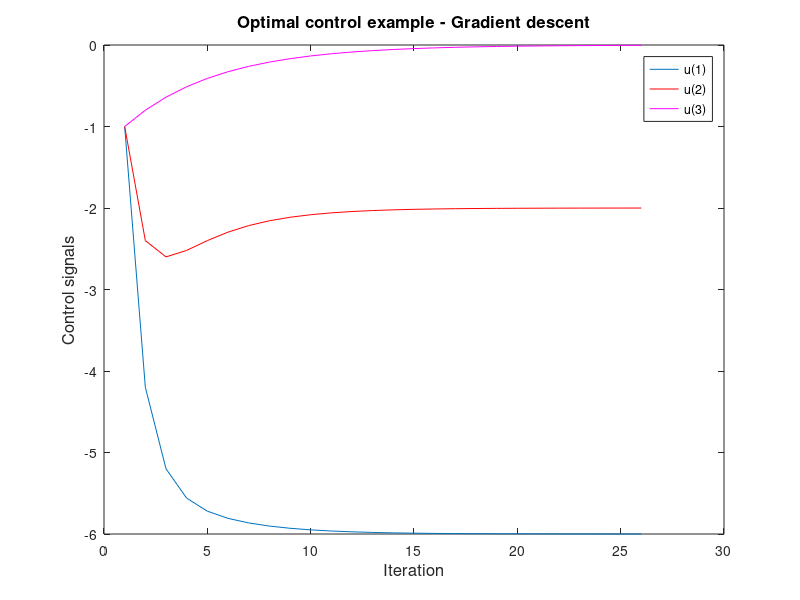
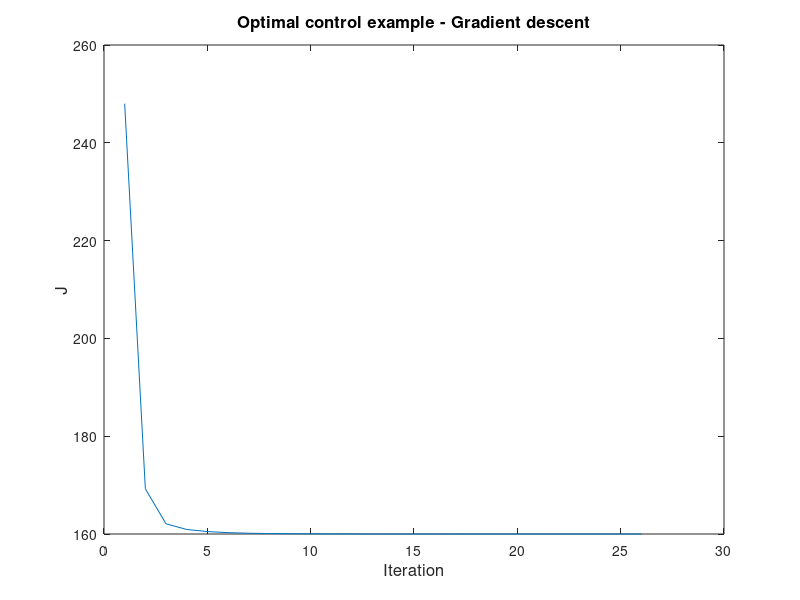
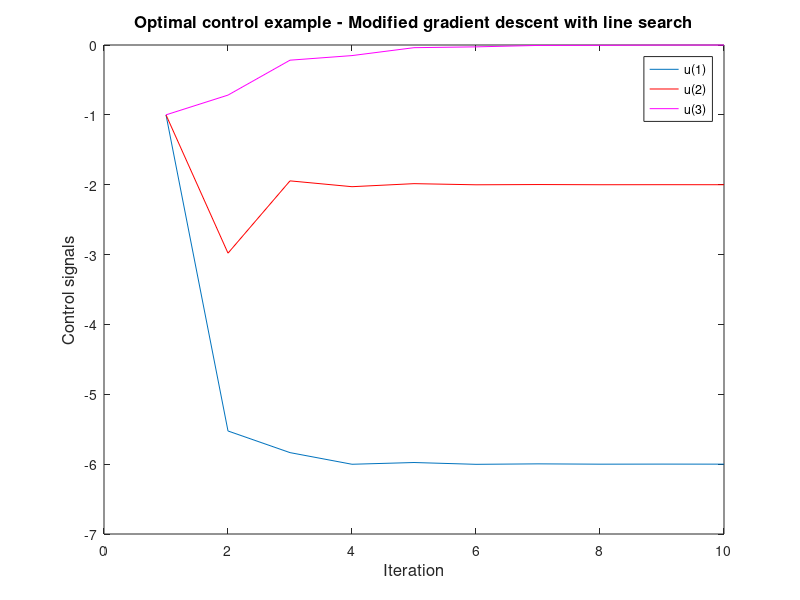
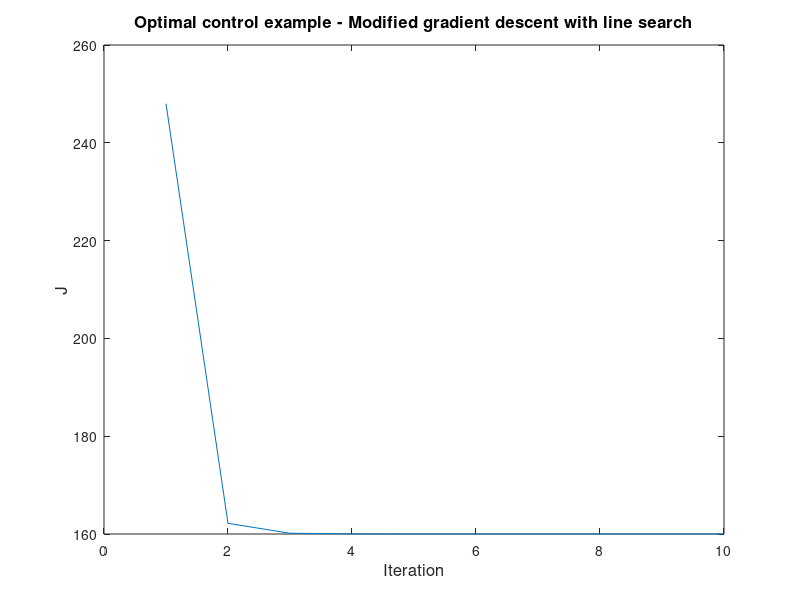

Reproduce these figures in MATLAB, in order.
%   Example problems for lecture 7

clear

%   Example 1
clear J
clear J_iter
clear u

%   Set up a non-adaptive gradient descent optimization
u(:,1) = [-1 -1 -1]';
J_iter(1) = 100 + u(1,1)^2 + (10+u(1,1))^2 + u(2,1)^2 + (10+u(1,1)+u(2,1))^2 + u(3,1)^2;
delta_u_convergence = .001;
delta_u = 1;
alpha = .1;
k = 1;
counter = 0;

%   Perform the gradient descent iterations
while delta_u >= delta_u_convergence && counter <= 100
    gradient(1) = 2*u(1,k) + 2*(10+u(1,k)) + 2*(10+u(1,k)+u(2,k));
    gradient(2) = 2*u(2,k) + 2*(10+u(1,k)+u(2,k));
    gradient(3) = 2*u(3,k);
    u(:,k+1) = u(:,k) - alpha*gradient';
    J_iter(k+1) = 100 + u(1,k+1)^2 + (10+u(1,k+1))^2 + u(2,k+1)^2 + (10+u(1,k+1)+u(2,k+1))^2 + u(3,k+1)^2;
    delta_u = norm(u(:,k+1)-u(:,k));
    counter = counter + 1;
    k = k + 1;
end

%   Plot the convergence of the elements of the control signal
figure(1)
plot(u(1,:));
hold on
plot(u(2,:),'r');
hold on
plot(u(3,:),'m');
xlabel('Iteration','fontsize',12);
ylabel('Control signals','fontsize',12);
legend('u(1)','u(2)','u(3)');
title('Optimal control example - Gradient descent','fontsize',12);

%   Plot the evolution of the cost function
figure(2)
plot(J_iter);
xlabel('Iteration','fontsize',12);
ylabel('J','fontsize',12);
title('Optimal control example - Gradient descent','fontsize',12);

%   Set up an adaptive gradient descent optimization, using a line search, for the same problem
clear J
clear J_iter
clear u
u(:,1) = [-1 -1 -1]';
J_iter(1) = 100 + u(1,1)^2 + (10+u(1,1))^2 + u(2,1)^2 + (10+u(1,1)+u(2,1))^2 + u(3,1)^2;
delta_u_convergence = .001;
delta_u = 1;
alpha_min = 0;
alpha_max = .5;
alpha_vec = linspace(alpha_min,alpha_max,100);
k = 1;
counter = 0;

%   Perform the gradient descent iterations
while delta_u >= delta_u_convergence && counter <= 100
    gradient(1) = 2*u(1,k) + 2*(10+u(1,k)) + 2*(10+u(1,k)+u(2,k));
    gradient(2) = 2*u(2,k) + 2*(10+u(1,k)+u(2,k));
    gradient(3) = 2*u(3,k);
    J_best = J_iter(k);
    u_best = u(:,k);
    for i=1:length(alpha_vec)
        u_prelim = u(:,k) - alpha_vec(i)*gradient';
        J_prelim = 100 + u_prelim(1)^2 + (10+u_prelim(1))^2 + u_prelim(2)^2 + (10+u_prelim(1)+u_prelim(2))^2 + u_prelim(3)^2;
        if J_prelim < J_best
            u_best = u_prelim;
            J_best = J_prelim;
        end
    end
    u(:,k+1) = u_best;
    J_iter(k+1) = 100 + u(1,k+1)^2 + (10+u(1,k+1))^2 + u(2,k+1)^2 + (10+u(1,k+1)+u(2,k+1))^2 + u(3,k+1)^2;
    delta_u = norm(u(:,k+1)-u(:,k));
    counter = counter + 1;
    k = k + 1;
end

%   Plot the convergence of the elements of the control signal
figure(3)
plot(u(1,:));
hold on
plot(u(2,:),'r');
hold on
plot(u(3,:),'m');
xlabel('Iteration','fontsize',12);
ylabel('Control signals','fontsize',12);
legend('u(1)','u(2)','u(3)');
title('Optimal control example - Modified gradient descent with line search','fontsize',12);

%   Plot the evolution of the cost function
figure(4)
plot(J_iter);
xlabel('Iteration','fontsize',12);
ylabel('J','fontsize',12);
title('Optimal control example - Modified gradient descent with line search','fontsize',12);

%   Example 2
clear J
clear J_iter
clear u

u1 = linspace(-3,3,40);
u2 = linspace(-3,3,40);

for i=1:length(u1)
    for j=1:length(u2)
        J(i,j) = u1(i) + u2(j) + u1(i)*exp(-u2(j)) + u2(j)^2*exp(-u1(i));
    end
end

figure(5)
mesh(u1,u2,J)
xlabel('u1','fontsize',12);
ylabel('u2','fontsize',12);
zlabel('J','fontsize',12);
title('Actual objective function vs. design variables','fontsize',12);

%   Set up a (pure) Netwon's method optimization
clear J
clear J_iter
clear u
u(:,1) = [2 -2]';
J_iter(1) = u(1,1) + u(2,1) + u(1,1)*exp(-u(2,1)) + u(2,1)^2*exp(-u(1,1));
delta_u_convergence = .001;
delta_u = 1;
k = 1;
counter = 0;

%   Perform the Newton iterations
while delta_u >= delta_u_convergence && counter <= 100
    gradient = [1-exp(-u(2,k))-u(2,k)^2*exp(-u(1,k)) 1-u(1,k)*exp(-u(2,k))+2*u(2,k)*exp(-u(1,k))];
    hessian = [-u(2,k)^2*exp(-u(1,k)) -exp(-u(2,k))-2*u(2,k)*exp(-u(1,k)); ...
        -exp(-u(2,k))-2*u(2,k)*exp(-u(1,k)) u(1,k)*exp(-u(2,k))+2*exp(-u(1,k))];
    u(:,k+1) = u(:,k) - inv(hessian)*gradient';
    J_iter(k+1) = u(1,k+1) + u(2,k+1) + u(1,k+1)*exp(-u(2,k+1)) + u(2,k+1)^2*exp(-u(1,k+1));
    delta_u = norm(u(:,k+1)-u(:,k));
    counter = counter + 1;
    k = k + 1;
end

%   Plot the path of the Newton's method-based optimization
figure(6)
plot3(u(1,:)',u(2,:)',J_iter);
xlabel('u1','fontsize',12);
ylabel('u2','fontsize',12);
zlabel('J','fontsize',12);
title('Pure Newton-based optimization','fontsize',12);

%   Set up a modified Netwon's method optimization with line search
clear J
clear J_iter
clear u
u(:,1) = [2 -2]';
J_iter(1) = u(1,1) + u(2,1) + u(1,1)*exp(-u(2,1)) + u(2,1)^2*exp(-u(1,1));
delta_u_convergence = .001;
delta_u = 1;
alpha_min = 0;
alpha_max = 1;
k = 1;
counter = 0;

alpha_vec = linspace(alpha_min,alpha_max,100);

%   Perform the Newton iterations
while delta_u >= delta_u_convergence && counter <= 100
    gradient = [1-exp(-u(2,k))-u(2,k)^2*exp(-u(1,k)) 1-u(1,k)*exp(-u(2,k))+2*u(2,k)*exp(-u(1,k))];
    hessian = [-u(2,k)^2*exp(-u(1,k)) -exp(-u(2,k))-2*u(2,k)*exp(-u(1,k)); ...
        -exp(-u(2,k))-2*u(2,k)*exp(-u(1,k)) u(1,k)*exp(-u(2,k))+2*exp(-u(1,k))];
    newton_direction = -inv(hessian)*gradient';
    u_best = u(:,k);
    J_best = J_iter(k);
    for i= 1:length(alpha_vec)
        u_prelim = u(:,k) + alpha_vec(i)*newton_direction;
        J_prelim = u_prelim(1) + u_prelim(2) + u_prelim(1)*exp(-u_prelim(2)) + u_prelim(2)^2*exp(-u_prelim(1));
        if J_prelim < J_best
            u_best = u_prelim;
            J_best = J_prelim;
        end
    end
    u(:,k+1) = u_best;
    J_iter(k+1) = u(1,k+1) + u(2,k+1) + u(1,k+1)*exp(-u(2,k+1)) + u(2,k+1)^2*exp(-u(1,k+1));
    delta_u = norm(u(:,k+1)-u(:,k));
    counter = counter + 1;
    k = k + 1;
end

%   Plot the path of the Newton's method-based optimization
figure(7)
plot3(u(1,:)',u(2,:)',J_iter);
xlabel('u1','fontsize',12);
ylabel('u2','fontsize',12);
zlabel('J','fontsize',12);
title('Modified Newton descent with line search','fontsize',12);
